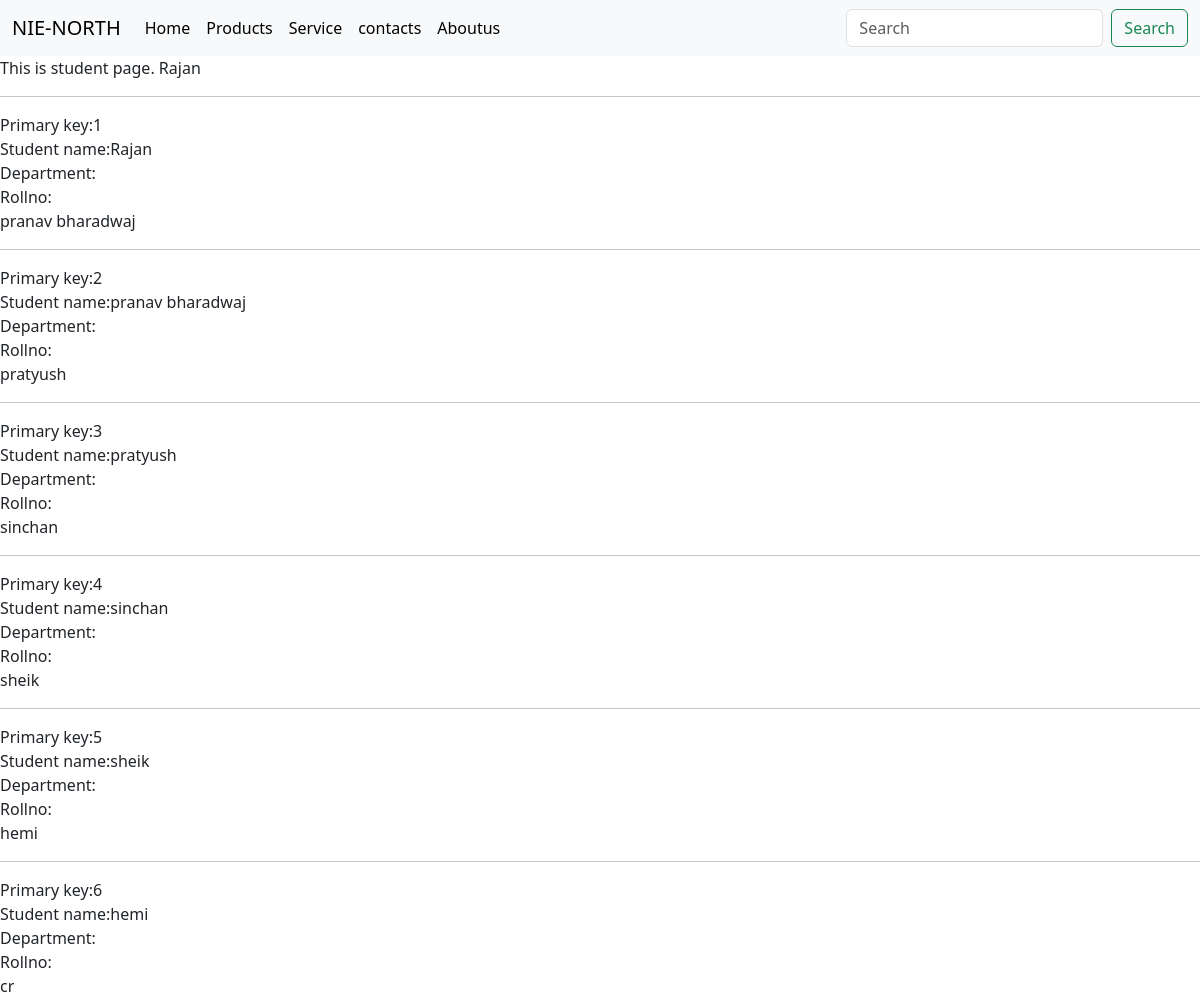
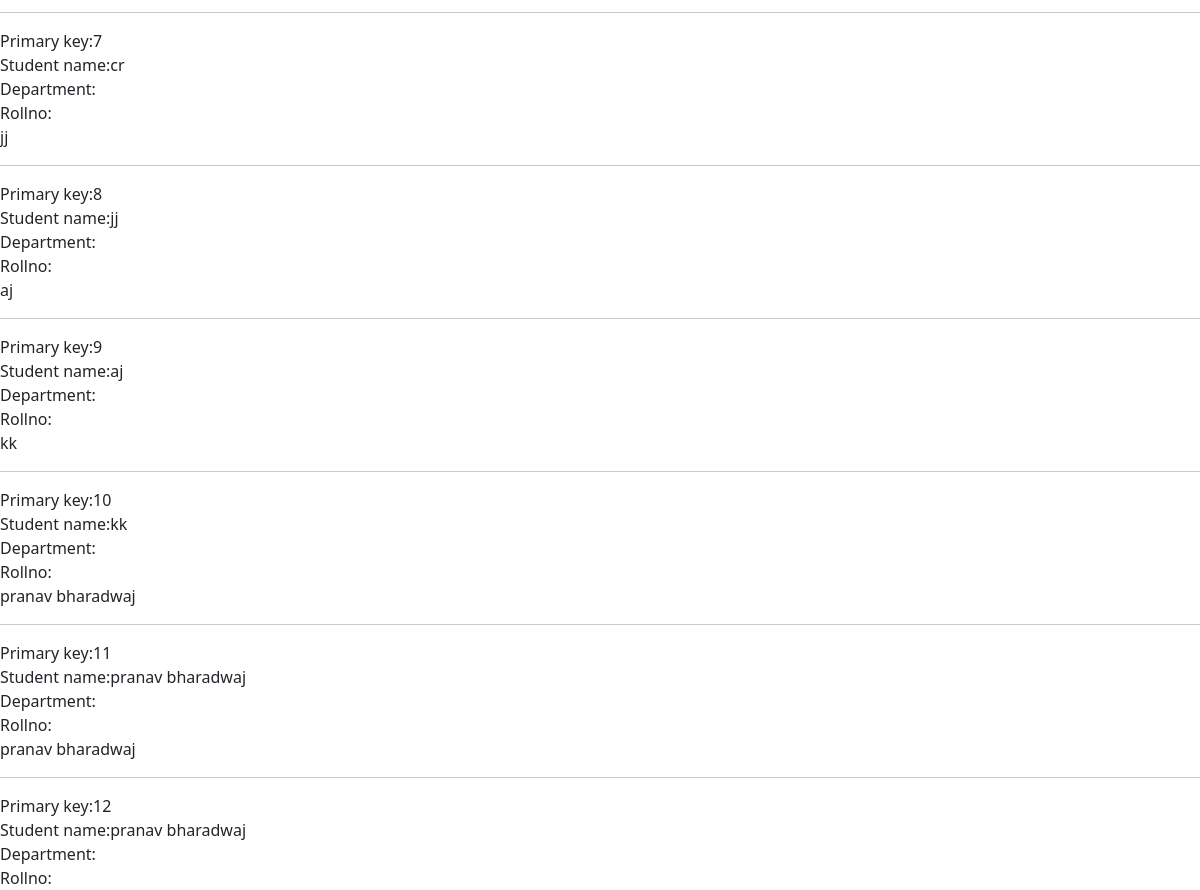
/students, run on the app's committed database (2 pictures, top to bottom).
### CSE/models.py (models this page shows)
class Student(models.Model):
    name = models.CharField(max_length=30)
    Age = models.IntegerField(default=20)
    Phonenumber = models.IntegerField(default=983489237498)
    def __str__(self):
        return self.name

### CSE/views.py (the view)
# urls.py: path("students", views.students, name = 'students'),
def students(request):
    stu = Student.objects.all()
    context = {'stu': stu}
    return render(request, 'student.html', context)

### templates/student.html (shortened to what this page needs)
{% include 'base.html' %}
{% block code %}
{% for stu in stu %}
{{stu}}<hr>
Primary key:{{stu.id}}<br>
Student name:{{stu.name}}<br>
Department:{{stu.departent}}<br>
Rollno:{{stu.rollnumber}}<br>
{% endfor %}
{% endblock %}

### templates/base.html (shortened to what this page needs)
<!doctype html>
<html lang="en">
  <head>
    <link href="https://cdn.jsdelivr.net/npm/bootstrap@5.3.2/dist/css/bootstrap.min.css" rel="stylesheet">
  </head>
  <body>
    <nav class="navbar navbar-expand-lg bg-body-tertiary">
        <div class="container-fluid">
          <a class="navbar-brand" href="#">NIE-NORTH</a>
          <div class="collapse navbar-collapse" id="navbarSupportedContent">
            <ul class="navbar-nav me-auto mb-2 mb-lg-0">
              <li class="nav-item">
                <a class="nav-link active" aria-current="page" href="{% url 'home' %}">Home</a>
              </li>
              <li class="nav-item">
                <a class="nav-link active" aria-current="page" href="{% url 'prodcts' %}">Products</a>
              </li>
              <li class="nav-item">
                <a class="nav-link active" aria-current="page" href="{% url 'service' %}">Service</a>
              </li>
              <li class="nav-item">
                <a class="nav-link active" aria-current="page" href="{% url 'contacts' %}">contacts</a>
              </li>
              <li class="nav-item">
                <a class="nav-link active" aria-current="page" href="{% url 'aboutus' %}">Aboutus</a>
              </li>
            </ul>
            <form class="d-flex" role="search">
              <input class="form-control me-2" type="search" placeholder="Search" aria-label="Search">
              <button class="btn btn-outline-success" type="submit">Search</button>
            </form>
          </div>
        </div>
      </nav>
  </body>
</html>

### data on the page
Student: name "Rajan", id "1"
Student: name "pranav bharadwaj", id "2"
Student: name "pratyush", id "3"
Student: name "sinchan", id "4"
Student: name "sheik", id "5"
Student: name "hemi", id "6"
Student: name "cr", id "7"
Student: name "jj", id "8"
Student: name "aj", id "9"
Student: name "kk", id "10"
Student: name "pranav bharadwaj", id "11"
Student: name "pranav bharadwaj", id "12"
